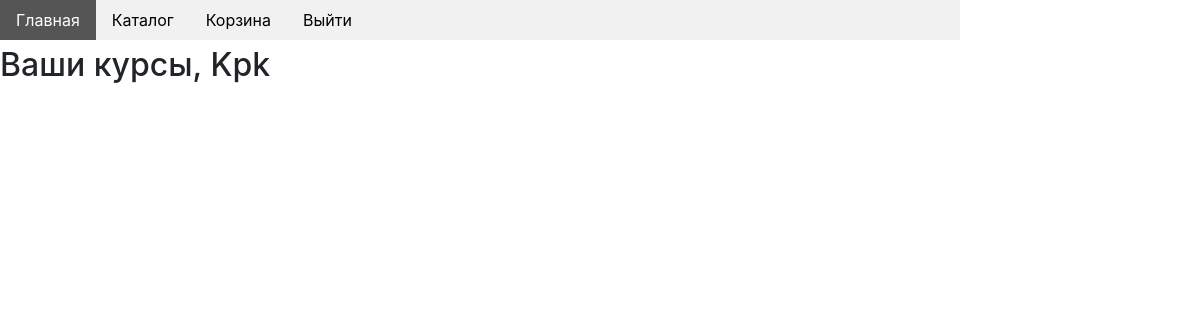
/basket/ (signed in), run on an earlier commit of the app's database.
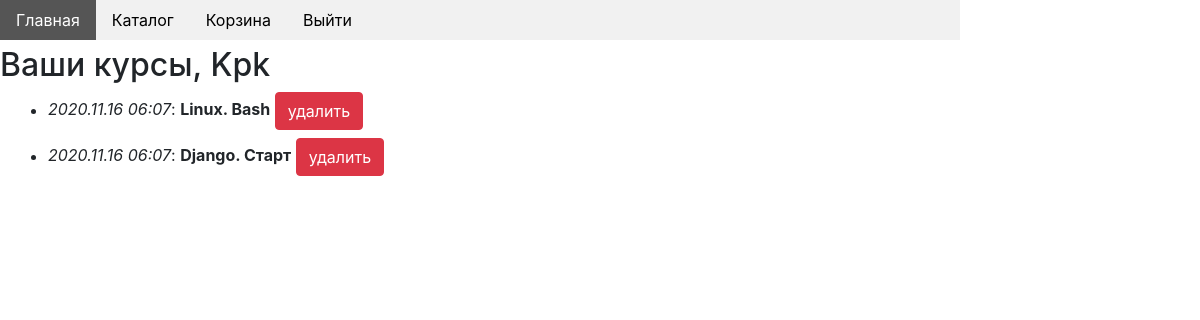
And on a later commit of the database.
### basketapp/models.py (models this page shows, shortened)
class CourseBasket(models.Model):
    user = models.ForeignKey(User, on_delete=models.CASCADE)
    course = models.ForeignKey(Course, on_delete=models.CASCADE)
    added = models.DateTimeField(auto_now_add=True)
    def to_html(self):
        return f'<i>{self.added.strftime("%Y.%m.%d %H:%M")}</i>: <b>{self.course.name}</b>'

### mainapp/models.py (models this page shows, shortened)
class Course(models.Model):
    EASY = 'e'
    MEDIUM = 'm'
    HARD = 'h'
    LEVEL_CHOICES = (
        (EASY, 'легкий'),
        (MEDIUM, 'средний'),
        (HARD, 'продвинутый'),
    )
    category = models.ForeignKey(SubjectCategory,
                                 on_delete=models.CASCADE)
    name = models.CharField(max_length=200)
    desc = models.TextField(blank=True)
    hours = models.IntegerField(default=0)
    level = models.CharField(max_length=1, choices=LEVEL_CHOICES, default=EASY)
    is_active = models.BooleanField(default=True)
    class Meta:
        verbose_name = 'Курс'
        verbose_name_plural = 'Курсы'

### basketapp/views.py (the view)
# urls.py: path('', basketapp.index, name='index'),
def index(request):
    items = CourseBasket.objects.filter(user=request.user)
    context = {
        'object_list': items,
    }
    return render(request, 'basketapp/basket.html', context)

### basketapp/templates/basketapp/basket.html
{% extends 'basketapp/base.html' %}
{% block content %}
    <div class="basket">
        <h2>Ваши курсы, {{ user.username|capfirst }}</h2>
        <ul>
            {% for item in object_list %}
                <li class="basket-item-{{ item.pk }}">
                    {{ item.to_html|safe }}
                    <a href="{% url 'basket:remove' item.pk %}"
                       class="btn btn-danger">
                        удалить
                    </a>
                </li>
            {% endfor %}
        </ul>
    </div>
{% endblock %}

### basketapp/templates/basketapp/base.html (shortened to what this page needs)
<!DOCTYPE html>
{% load static %}
<html lang="ru">
<head>
    {% block css %}
        <link rel="stylesheet" href="/static/css/bootstrap.min.css">
        <link rel="stylesheet" href="/static/css/main.css">
    {% endblock %}
</head>
<body>
<div class="main-menu">
    <ul>
        <li>
            <a href="{% url 'main:index' %}">Главная</a>
        </li>
        <li>
            <a href="{% url 'main:catalog' %}">Каталог</a>
        </li>
        <li>
            <a href="{% url 'basket:index' %}">Корзина</a>
        </li>
        <li>
            {% if user.is_authenticated %}
                <a href="{% url 'auth:logout' %}">Выйти</a>
            {% else %}
                <a href="{% url 'auth:login' %}">Войти</a>
            {% endif %}
        </li>
    </ul>
</div>
{% block content %}
{% endblock %}
</body>
</html>

### static/css/main.css (style rules this page uses)
.main-menu ul { list-style-type: none; margin: 0; padding: 0; width: 80%; background-color: #f1f1f1; display: inline-block; }
.main-menu li { float: left; }
.main-menu li a { display: block; color: #000; padding: 8px 16px; text-decoration: none; }
.basket li { margin: 1vh; }

What changed in the data, as far as the page shows it:
added CourseBasket: to_html "2020.11.16 06:07 : Linux. Bash"
added CourseBasket: to_html "2020.11.16 06:07 : Django. Старт"
